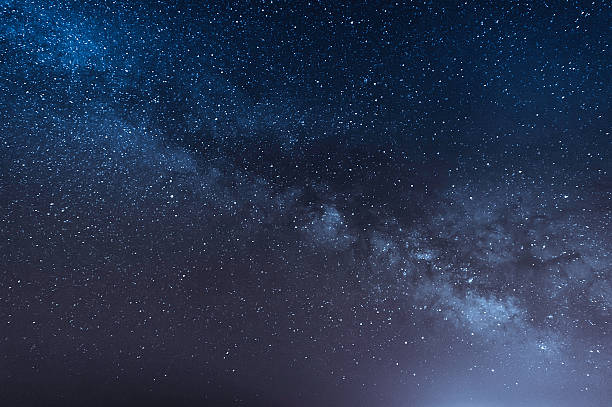
#> input picture black-hole-image/space_background_3.jpg, 612 x 407 px, found by its file name
$ python black_hole_pic.py
#> lines starting #> are read from the running program, lines starting #| are printed output that depends on the picture; after the words box and inside, x2 and y2 are one past the last pixel; in counts of white or black regions, pixels touching at a corner belong together
import numpy as np
import matplotlib.pyplot as plt
from scipy.ndimage import map_coordinates

# Physical constants
G = 6.67430e-11  # Gravitational constant (m^3 kg^-1 s^-2)
c = 299792458    # Speed of light (m/s)
M_sun = 1.898e30  # Mass of the Sun (kg)
M = 0.3 * M_sun  # Mass of the black hole (adjustable)
rs = 2 * G * M / c**2  # Schwarzschild radius (m)

# Load background image
image_path = "Your_Path/space_background_3.jpg"  # Update with your actual path
image = plt.imread(image_path)  # Load image (RGB format)
#> image is the input picture: shape (407, 612, 3); mean R, G, B 39.2, 52.6, 80.4

# Distances and scaling
D_lens = 1e06  # Distance to the gravitational lens (black hole) (m)
D_source = 1.001e06  # Distance to the background source (m)
scale = 0.0000118  # Angular scale (radians per pixel)

def beta(theta):
    """
    Compute the image angle β as a function of the incident angle θ using gravitational lensing.
    """
    r = np.maximum(theta * D_lens, 1e-40)  # Distance from the black hole, avoid division by zero
    alpha = 4 * G * M / (c**2 * r)  # Deflection angle due to gravitational lensing

    return theta - alpha * (D_source - D_lens) / D_source  # Corrected angle accounting for distances

def raytrace_RGB(channel):
    """
    Apply ray tracing on a given RGB image channel to simulate gravitational lensing.
    """
    height, width = channel.shape
#> height = 407; width = 612
    y, x = np.meshgrid(np.arange(height), np.arange(width), indexing='ij')  # Image grid

    # Convert pixel coordinates to angular coordinates
    theta_x, theta_y = (x - width // 2) * scale, (y - height // 2) * scale
    theta = np.hypot(theta_x, theta_y)  # Radial angle from the center

    # Compute gravitationally lensed angle β
    beta_angle = beta(theta)

    # Identify valid pixels and those inside the Schwarzschild radius (captured by the black hole)
    valid = theta > 1e-20
    schwarzschild = theta * D_lens < rs  # Check if inside the event horizon

    # Project β back onto x and y coordinates while avoiding division by zero
    beta_x = np.where(valid, beta_angle * np.divide(theta_x, theta, where=valid), 0)
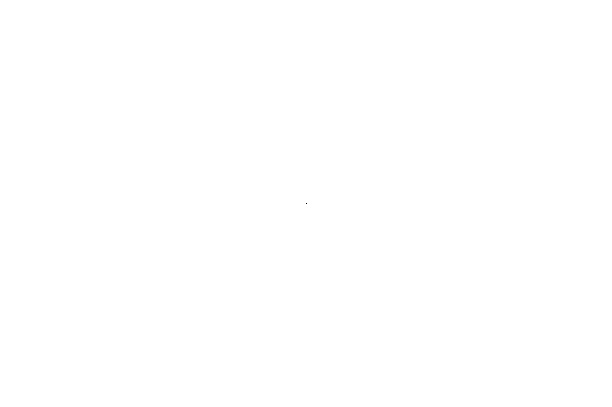
#> valid: shape (407, 612) bool; 100% white; black in thin lines or dots, all inside (x1, y1, x2, y2) = (306, 203, 307, 204)
    beta_y = np.where(valid, beta_angle * np.divide(theta_y, theta, where=valid), 0)

    # Convert back to pixel coordinates
    Pix_beta_x = np.clip(beta_x / scale + width // 2, 0, width - 1)
    Pix_beta_y = np.clip(beta_y / scale + height // 2, 0, height - 1)

    # Apply coordinate transformation to deform the image
    deformed_channel = map_coordinates(channel, [Pix_beta_y.ravel(), Pix_beta_x.ravel()], order=1, mode='wrap').reshape(height, width)

    # Darken pixels that fall within the Schwarzschild radius (event horizon)
    deformed_channel[schwarzschild] = 0
#> deformed_channel: shape (407, 612); min 0, max 239, mean 36.8

    return deformed_channel

def raytrace_image():
    """
    Apply gravitational lensing ray tracing to all three RGB channels.
    """
    return np.stack([raytrace_RGB(image[..., i]) for i in range(3)], axis=-1)
#> in raytrace_RGB (call 2), `schwarzschild = theta * D_lens < rs`:
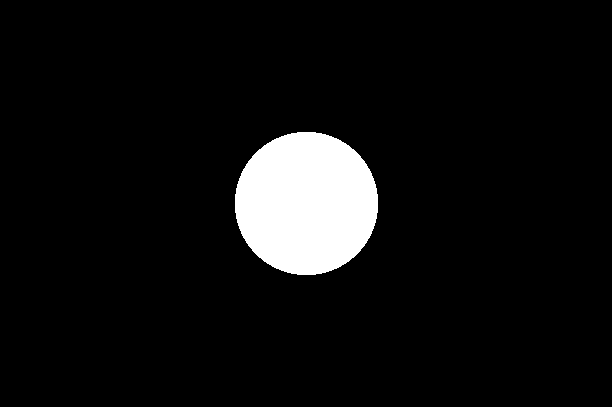
#> schwarzschild: shape (407, 612) bool; 6.5% white; 1 white region, box (x1, y1, x2, y2) and area: (235, 132, 378, 275) 16141
#> in raytrace_RGB (call 2), `Pix_beta_x = np.clip(beta_x / scale + width // 2, 0, width - 1)`:
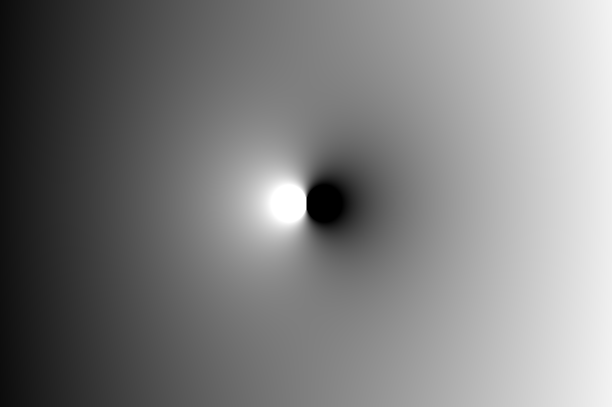
#> Pix_beta_x: shape (407, 612) float64; min 0, max 611, mean 305.6; drawn with min black and max white
#> in raytrace_RGB (call 2), `Pix_beta_y = np.clip(beta_y / scale + height // 2, 0, height - 1)`:
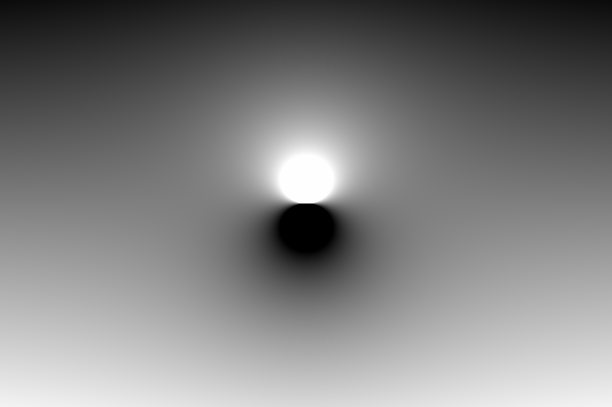
#> Pix_beta_y: shape (407, 612) float64; min 0, max 406, mean 203; drawn with min black and max white
#> in raytrace_RGB (call 2), `deformed_channel[schwarzschild] = 0`:
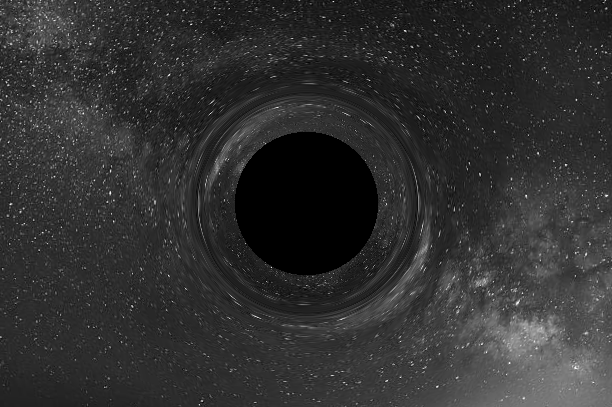
#> deformed_channel: shape (407, 612); min 0, max 248, mean 48.5
#> in raytrace_RGB (call 3), `deformed_channel[schwarzschild] = 0`:
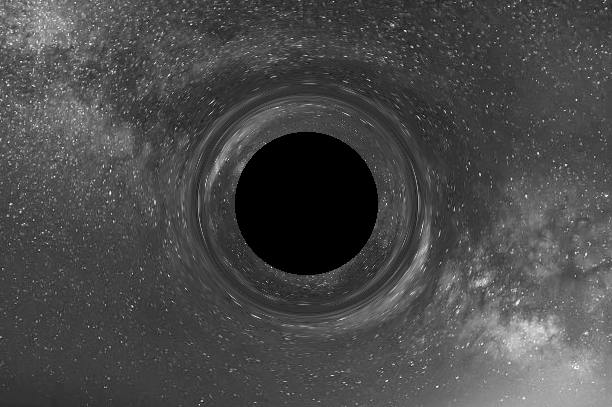
#> deformed_channel: shape (407, 612); min 0, max 255, mean 73.4
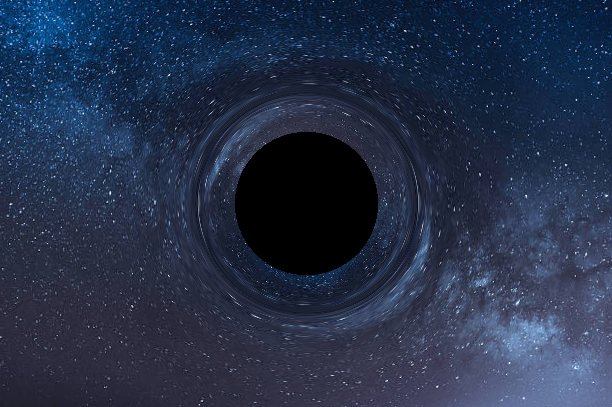
#> returned value: shape (407, 612, 3); mean of channels 0, 1, 2 36.8, 48.5, 73.4; drawn as R, G, B

# Generate the gravitationally lensed image
deformed_image = raytrace_image()

# Display the result
plt.imshow(deformed_image)
plt.axis('off')  # Hide axes for a cleaner visualization
plt.title('Gravitational Lensing by a Black Hole')
plt.show()
